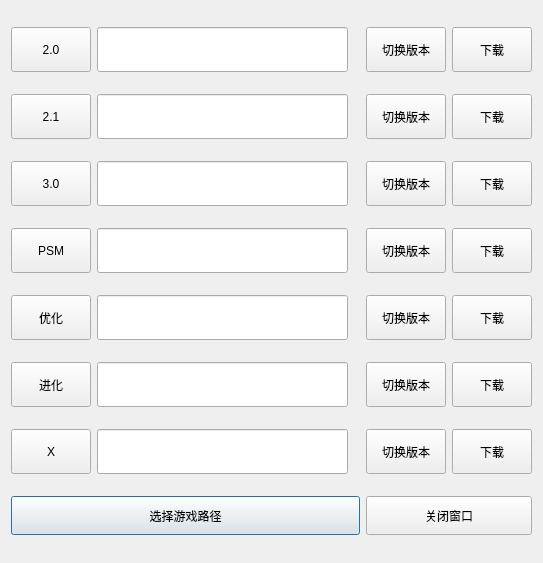
<?xml version="1.0" encoding="UTF-8"?>
<ui version="4.0">
 <class>ChangeVersion</class>
 <widget class="QDialog" name="ChangeVersion">
  <property name="geometry">
   <rect>
    <x>0</x>
    <y>0</y>
    <width>543</width>
    <height>563</height>
   </rect>
  </property>
  <property name="minimumSize">
   <size>
    <width>0</width>
    <height>45</height>
   </size>
  </property>
  <property name="windowTitle">
   <string>Dialog</string>
  </property>
  <layout class="QGridLayout" name="gridLayout">
   <item row="6" column="1">
    <widget class="QLineEdit" name="lineEdit_6">
     <property name="minimumSize">
      <size>
       <width>0</width>
       <height>45</height>
      </size>
     </property>
    </widget>
   </item>
   <item row="8" column="0" colspan="4">
    <widget class="QPushButton" name="pushButton_selectPath">
     <property name="minimumSize">
      <size>
       <width>0</width>
       <height>39</height>
      </size>
     </property>
     <property name="text">
      <string>选择游戏路径</string>
     </property>
    </widget>
   </item>
   <item row="8" column="4" colspan="2">
    <widget class="QPushButton" name="pushButton_close">
     <property name="minimumSize">
      <size>
       <width>0</width>
       <height>39</height>
      </size>
     </property>
     <property name="text">
      <string>关闭窗口</string>
     </property>
    </widget>
   </item>
   <item row="2" column="4">
    <widget class="QPushButton" name="pushButton_2">
     <property name="minimumSize">
      <size>
       <width>0</width>
       <height>45</height>
      </size>
     </property>
     <property name="text">
      <string>切换版本</string>
     </property>
    </widget>
   </item>
   <item row="2" column="5">
    <widget class="QPushButton" name="pushButton_8">
     <property name="minimumSize">
      <size>
       <width>0</width>
       <height>45</height>
      </size>
     </property>
     <property name="text">
      <string>下载</string>
     </property>
    </widget>
   </item>
   <item row="5" column="5">
    <widget class="QPushButton" name="pushButton_11">
     <property name="minimumSize">
      <size>
       <width>0</width>
       <height>45</height>
      </size>
     </property>
     <property name="text">
      <string>下载</string>
     </property>
    </widget>
   </item>
   <item row="3" column="1">
    <widget class="QLineEdit" name="lineEdit_3">
     <property name="minimumSize">
      <size>
       <width>0</width>
       <height>45</height>
      </size>
     </property>
    </widget>
   </item>
   <item row="1" column="1">
    <widget class="QLineEdit" name="lineEdit_1">
     <property name="minimumSize">
      <size>
       <width>0</width>
       <height>45</height>
      </size>
     </property>
    </widget>
   </item>
   <item row="2" column="1">
    <widget class="QLineEdit" name="lineEdit_2">
     <property name="minimumSize">
      <size>
       <width>0</width>
       <height>45</height>
      </size>
     </property>
    </widget>
   </item>
   <item row="4" column="4">
    <widget class="QPushButton" name="pushButton_4">
     <property name="minimumSize">
      <size>
       <width>0</width>
       <height>45</height>
      </size>
     </property>
     <property name="text">
      <string>切换版本</string>
     </property>
    </widget>
   </item>
   <item row="3" column="4">
    <widget class="QPushButton" name="pushButton_3">
     <property name="minimumSize">
      <size>
       <width>0</width>
       <height>45</height>
      </size>
     </property>
     <property name="text">
      <string>切换版本</string>
     </property>
    </widget>
   </item>
   <item row="1" column="4">
    <widget class="QPushButton" name="pushButton_1">
     <property name="minimumSize">
      <size>
       <width>0</width>
       <height>45</height>
      </size>
     </property>
     <property name="text">
      <string>切换版本</string>
     </property>
    </widget>
   </item>
   <item row="4" column="1">
    <widget class="QLineEdit" name="lineEdit_4">
     <property name="minimumSize">
      <size>
       <width>0</width>
       <height>45</height>
      </size>
     </property>
    </widget>
   </item>
   <item row="5" column="1">
    <widget class="QLineEdit" name="lineEdit_5">
     <property name="minimumSize">
      <size>
       <width>0</width>
       <height>45</height>
      </size>
     </property>
    </widget>
   </item>
   <item row="5" column="4">
    <widget class="QPushButton" name="pushButton_5">
     <property name="minimumSize">
      <size>
       <width>0</width>
       <height>45</height>
      </size>
     </property>
     <property name="text">
      <string>切换版本</string>
     </property>
    </widget>
   </item>
   <item row="6" column="4">
    <widget class="QPushButton" name="pushButton_6">
     <property name="minimumSize">
      <size>
       <width>0</width>
       <height>45</height>
      </size>
     </property>
     <property name="text">
      <string>切换版本</string>
     </property>
    </widget>
   </item>
   <item row="1" column="5">
    <widget class="QPushButton" name="pushButton_7">
     <property name="minimumSize">
      <size>
       <width>0</width>
       <height>45</height>
      </size>
     </property>
     <property name="text">
      <string>下载</string>
     </property>
    </widget>
   </item>
   <item row="6" column="5">
    <widget class="QPushButton" name="pushButton_12">
     <property name="minimumSize">
      <size>
       <width>0</width>
       <height>45</height>
      </size>
     </property>
     <property name="text">
      <string>下载</string>
     </property>
    </widget>
   </item>
   <item row="4" column="5">
    <widget class="QPushButton" name="pushButton_10">
     <property name="minimumSize">
      <size>
       <width>0</width>
       <height>45</height>
      </size>
     </property>
     <property name="text">
      <string>下载</string>
     </property>
    </widget>
   </item>
   <item row="1" column="0">
    <widget class="QPushButton" name="pushButton_21">
     <property name="sizePolicy">
      <sizepolicy hsizetype="Minimum" vsizetype="Fixed">
       <horstretch>0</horstretch>
       <verstretch>0</verstretch>
      </sizepolicy>
     </property>
     <property name="minimumSize">
      <size>
       <width>0</width>
       <height>45</height>
      </size>
     </property>
     <property name="text">
      <string>2.0</string>
     </property>
    </widget>
   </item>
   <item row="2" column="0">
    <widget class="QPushButton" name="pushButton_22">
     <property name="minimumSize">
      <size>
       <width>0</width>
       <height>45</height>
      </size>
     </property>
     <property name="text">
      <string>2.1</string>
     </property>
    </widget>
   </item>
   <item row="3" column="5">
    <widget class="QPushButton" name="pushButton_9">
     <property name="minimumSize">
      <size>
       <width>0</width>
       <height>45</height>
      </size>
     </property>
     <property name="text">
      <string>下载</string>
     </property>
    </widget>
   </item>
   <item row="6" column="0">
    <widget class="QPushButton" name="pushButton_26">
     <property name="minimumSize">
      <size>
       <width>0</width>
       <height>45</height>
      </size>
     </property>
     <property name="text">
      <string>进化</string>
     </property>
    </widget>
   </item>
   <item row="3" column="0">
    <widget class="QPushButton" name="pushButton_23">
     <property name="minimumSize">
      <size>
       <width>0</width>
       <height>45</height>
      </size>
     </property>
     <property name="text">
      <string>3.0</string>
     </property>
    </widget>
   </item>
   <item row="5" column="0">
    <widget class="QPushButton" name="pushButton_25">
     <property name="minimumSize">
      <size>
       <width>0</width>
       <height>45</height>
      </size>
     </property>
     <property name="text">
      <string>优化</string>
     </property>
    </widget>
   </item>
   <item row="4" column="0">
    <widget class="QPushButton" name="pushButton_24">
     <property name="minimumSize">
      <size>
       <width>0</width>
       <height>45</height>
      </size>
     </property>
     <property name="text">
      <string>PSM</string>
     </property>
    </widget>
   </item>
   <item row="7" column="0">
    <widget class="QPushButton" name="pushButton_27">
     <property name="minimumSize">
      <size>
       <width>0</width>
       <height>45</height>
      </size>
     </property>
     <property name="text">
      <string>X</string>
     </property>
    </widget>
   </item>
   <item row="7" column="1">
    <widget class="QLineEdit" name="lineEdit_7">
     <property name="minimumSize">
      <size>
       <width>0</width>
       <height>45</height>
      </size>
     </property>
    </widget>
   </item>
   <item row="7" column="4">
    <widget class="QPushButton" name="pushButton_13">
     <property name="minimumSize">
      <size>
       <width>0</width>
       <height>45</height>
      </size>
     </property>
     <property name="text">
      <string>切换版本</string>
     </property>
    </widget>
   </item>
   <item row="7" column="5">
    <widget class="QPushButton" name="pushButton_14">
     <property name="minimumSize">
      <size>
       <width>0</width>
       <height>45</height>
      </size>
     </property>
     <property name="text">
      <string>下载</string>
     </property>
    </widget>
   </item>
  </layout>
 </widget>
 <resources/>
 <connections/>
</ui>
